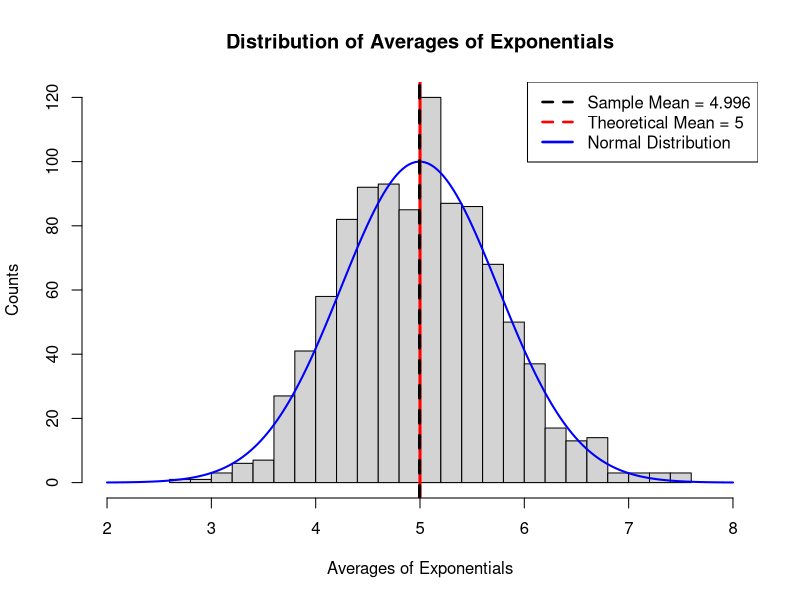

Generate this figure with R:
## ---- chunk 1
means<- array(dim=1000)
lambda<- 0.2
for(i in 1:length(means)){means[i]<- mean(rexp(40,lambda))}
## ---- chunk 2
hist(means, breaks= 25, col = "lightgrey", 
     xlab="Averages of Exponentials", ylab = "Counts",ylim=c(0, 120), xlim=c(2,8),
     main="Distribution of Averages of Exponentials")
curve(100*exp(-(x-4.996)^2/(2*sd(means)^2)), from = 2, to=8, n=200,
      col="blue", lwd=2, add=TRUE)

abline(v=5, col="red", lwd=3,lty=1)
abline(v=4.996, col="black", lwd=3,lty=2)
legend("topright", 
       c("Sample Mean = 4.996", "Theoretical Mean = 5", 
         "Normal Distribution"),
       lty=c(2,2,1), lwd=c(2.5,2.5,2.5),
       col= c("black","red","blue"))
